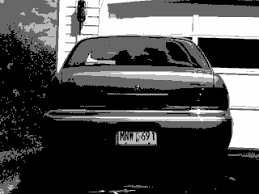
#> input picture Computer Vision Libraries/g1.png, 259 x 194 px
$ python Practice2.py
#> lines starting #> are read from the running program, lines starting #| are printed output that depends on the picture
import numpy as np
import imageio as io
import matplotlib.pyplot as plt
import cv2 as cv

img_c=cv.imread("g1.png",0)
#> img_c is the input picture: shape (194, 259); min 0, max 255, mean 73.7
img_c_r=cv.resize(img_c,(64,64))
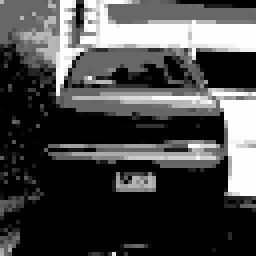
#> img_c_r: shape (64, 64) (shown 4 times larger); min 0, max 255, mean 73.3

cv.imshow("Display Window Name",img_c_r)
cv.waitKey(0)
cv.destroyAllWindows()

img = io.imread('g1.png')

plt.hist(img.ravel(),bins=100)
plt.ylabel("Frequency")
plt.xlabel("Intesity")
plt.show()
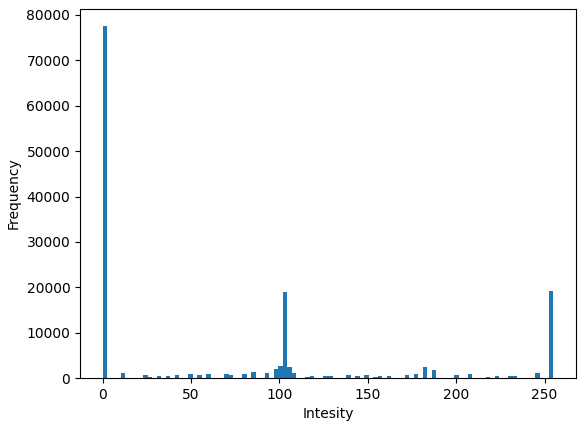
#> figure drawn by matplotlib, 1 panel; tallest bar 77529 high, from x = 0 to 2.55
plt.close()


plt.imshow(img,cmap="gray")
plt.axis("off")
plt.show()
plt.close()

cv.imwrite("resizedg1.bmp",img_c_r)

$ run again, with Computer Vision Libraries/g2.png copied over Computer Vision Libraries/g1.png
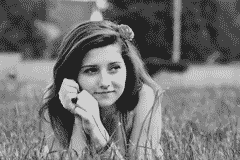
#> input picture Computer Vision Libraries/g2.png, 240 x 160 px
#> img_c is the input picture: shape (160, 240); min 35, max 206, mean 115.1
#> `img_c_r=cv.resize(img_c,(64,64))`:
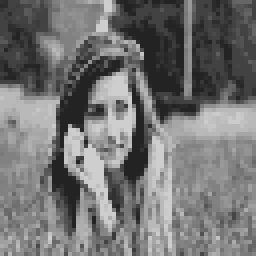
#> img_c_r: shape (64, 64) (shown 4 times larger); min 35, max 206, mean 115.3
#> `plt.show()`:
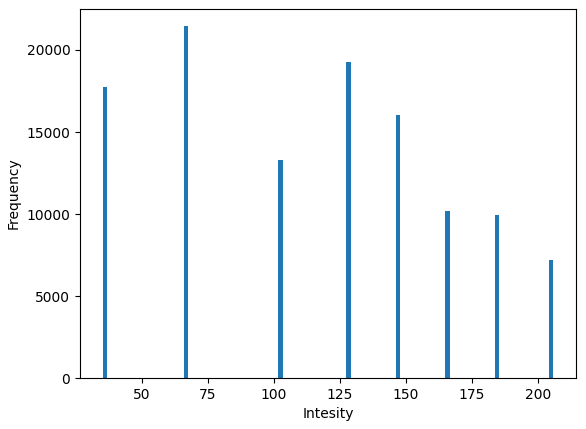
#> figure drawn by matplotlib, 1 panel; tallest bar 21450 high, from x = 65.78 to 67.49

$ run again, with Computer Vision Libraries/moon.png copied over Computer Vision Libraries/g1.png
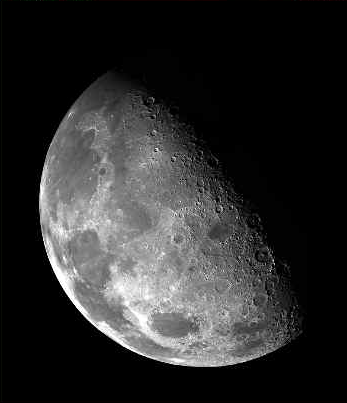
#> input picture Computer Vision Libraries/moon.png, 347 x 403 px
#> `img_c_r=cv.resize(img_c,(64,64))`:
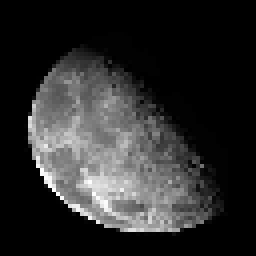
#> img_c_r: shape (64, 64) (shown 4 times larger); min 0, max 254, mean 43.7
#> `plt.show()`:
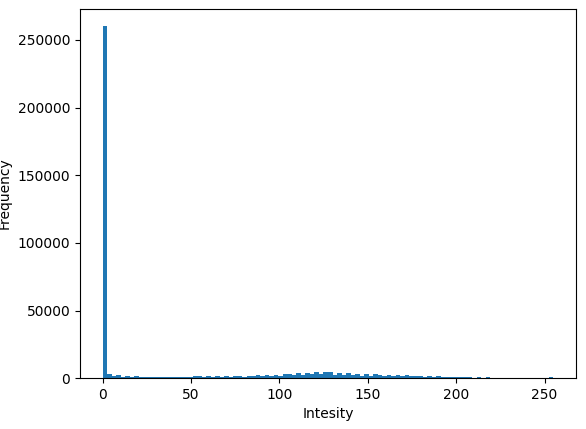
#> figure drawn by matplotlib, 1 panel; tallest bar 260121 high, from x = 0 to 2.55
